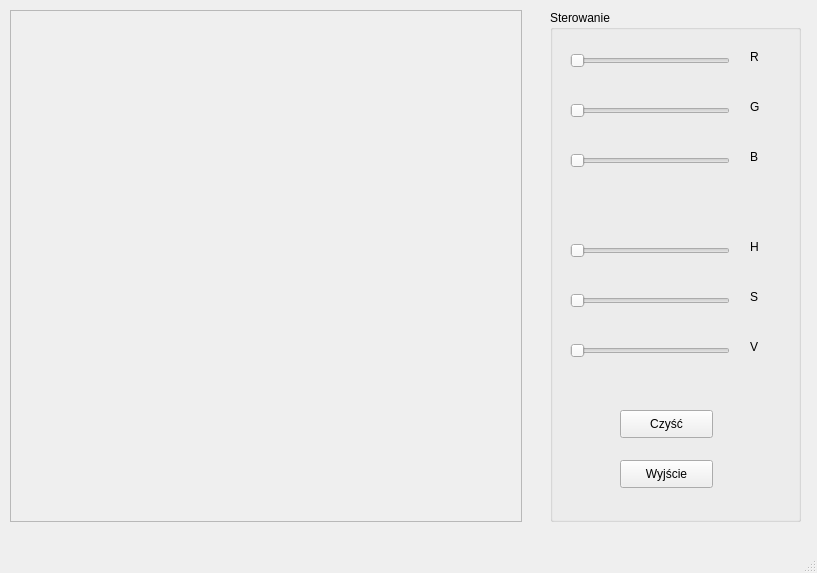
<?xml version="1.0" encoding="UTF-8"?>
<ui version="4.0">
 <class>MainWindow</class>
 <widget class="QMainWindow" name="MainWindow">
  <property name="geometry">
   <rect>
    <x>0</x>
    <y>0</y>
    <width>817</width>
    <height>573</height>
   </rect>
  </property>
  <property name="windowTitle">
   <string>MainWindow</string>
  </property>
  <widget class="QWidget" name="centralwidget">
   <widget class="QFrame" name="frame">
    <property name="geometry">
     <rect>
      <x>10</x>
      <y>10</y>
      <width>512</width>
      <height>512</height>
     </rect>
    </property>
    <property name="frameShape">
     <enum>QFrame::StyledPanel</enum>
    </property>
    <property name="frameShadow">
     <enum>QFrame::Raised</enum>
    </property>
   </widget>
   <widget class="QGroupBox" name="groupBox">
    <property name="geometry">
     <rect>
      <x>550</x>
      <y>10</y>
      <width>251</width>
      <height>512</height>
     </rect>
    </property>
    <property name="title">
     <string>Sterowanie</string>
    </property>
    <widget class="QPushButton" name="cleanButton">
     <property name="geometry">
      <rect>
       <x>70</x>
       <y>400</y>
       <width>93</width>
       <height>28</height>
      </rect>
     </property>
     <property name="text">
      <string>Czyść</string>
     </property>
    </widget>
    <widget class="QPushButton" name="exitButton">
     <property name="geometry">
      <rect>
       <x>70</x>
       <y>450</y>
       <width>93</width>
       <height>28</height>
      </rect>
     </property>
     <property name="text">
      <string>Wyjście</string>
     </property>
    </widget>
    <widget class="QSlider" name="horizontalSlider">
     <property name="geometry">
      <rect>
       <x>20</x>
       <y>40</y>
       <width>160</width>
       <height>22</height>
      </rect>
     </property>
     <property name="maximum">
      <number>255</number>
     </property>
     <property name="orientation">
      <enum>Qt::Horizontal</enum>
     </property>
    </widget>
    <widget class="QSlider" name="horizontalSlider_2">
     <property name="geometry">
      <rect>
       <x>20</x>
       <y>90</y>
       <width>160</width>
       <height>22</height>
      </rect>
     </property>
     <property name="maximum">
      <number>255</number>
     </property>
     <property name="orientation">
      <enum>Qt::Horizontal</enum>
     </property>
    </widget>
    <widget class="QSlider" name="horizontalSlider_3">
     <property name="geometry">
      <rect>
       <x>20</x>
       <y>140</y>
       <width>160</width>
       <height>22</height>
      </rect>
     </property>
     <property name="maximum">
      <number>255</number>
     </property>
     <property name="orientation">
      <enum>Qt::Horizontal</enum>
     </property>
    </widget>
    <widget class="QLabel" name="label">
     <property name="geometry">
      <rect>
       <x>200</x>
       <y>40</y>
       <width>47</width>
       <height>13</height>
      </rect>
     </property>
     <property name="text">
      <string>R</string>
     </property>
    </widget>
    <widget class="QLabel" name="label_2">
     <property name="geometry">
      <rect>
       <x>200</x>
       <y>90</y>
       <width>47</width>
       <height>13</height>
      </rect>
     </property>
     <property name="text">
      <string>G</string>
     </property>
    </widget>
    <widget class="QLabel" name="label_3">
     <property name="geometry">
      <rect>
       <x>200</x>
       <y>140</y>
       <width>47</width>
       <height>13</height>
      </rect>
     </property>
     <property name="text">
      <string>B</string>
     </property>
    </widget>
    <widget class="QSlider" name="horizontalSlider_4">
     <property name="geometry">
      <rect>
       <x>20</x>
       <y>230</y>
       <width>160</width>
       <height>22</height>
      </rect>
     </property>
     <property name="maximum">
      <number>360</number>
     </property>
     <property name="orientation">
      <enum>Qt::Horizontal</enum>
     </property>
    </widget>
    <widget class="QSlider" name="horizontalSlider_5">
     <property name="geometry">
      <rect>
       <x>20</x>
       <y>280</y>
       <width>160</width>
       <height>22</height>
      </rect>
     </property>
     <property name="maximum">
      <number>100</number>
     </property>
     <property name="orientation">
      <enum>Qt::Horizontal</enum>
     </property>
    </widget>
    <widget class="QSlider" name="horizontalSlider_6">
     <property name="geometry">
      <rect>
       <x>20</x>
       <y>330</y>
       <width>160</width>
       <height>22</height>
      </rect>
     </property>
     <property name="minimum">
      <number>0</number>
     </property>
     <property name="maximum">
      <number>100</number>
     </property>
     <property name="value">
      <number>0</number>
     </property>
     <property name="orientation">
      <enum>Qt::Horizontal</enum>
     </property>
    </widget>
    <widget class="QLabel" name="label_4">
     <property name="geometry">
      <rect>
       <x>200</x>
       <y>230</y>
       <width>47</width>
       <height>13</height>
      </rect>
     </property>
     <property name="text">
      <string>H</string>
     </property>
    </widget>
    <widget class="QLabel" name="label_5">
     <property name="geometry">
      <rect>
       <x>200</x>
       <y>280</y>
       <width>47</width>
       <height>13</height>
      </rect>
     </property>
     <property name="text">
      <string>S</string>
     </property>
    </widget>
    <widget class="QLabel" name="label_6">
     <property name="geometry">
      <rect>
       <x>200</x>
       <y>330</y>
       <width>47</width>
       <height>13</height>
      </rect>
     </property>
     <property name="text">
      <string>V</string>
     </property>
    </widget>
   </widget>
  </widget>
  <widget class="QMenuBar" name="menubar">
   <property name="geometry">
    <rect>
     <x>0</x>
     <y>0</y>
     <width>817</width>
     <height>21</height>
    </rect>
   </property>
  </widget>
  <widget class="QStatusBar" name="statusbar"/>
 </widget>
 <resources/>
 <connections/>
</ui>
